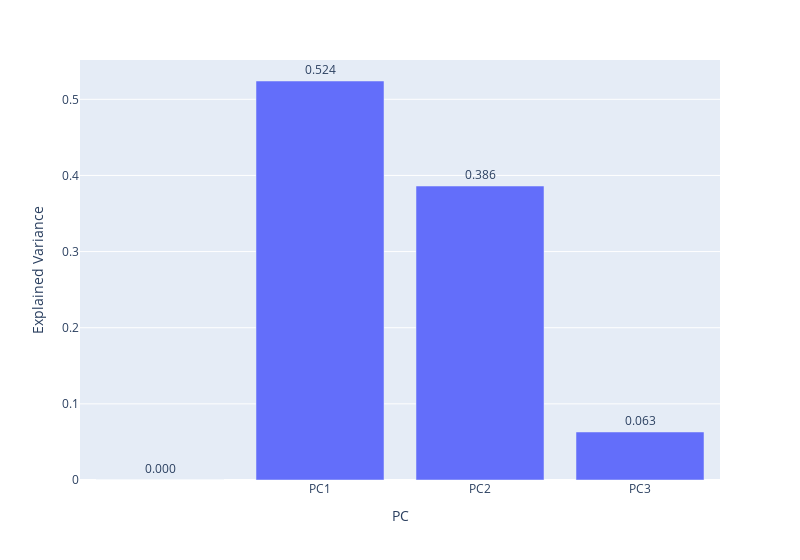

Notebook code for this chart:
### Code cell
fig.update_traces(texttemplate='%{text:.3f}', textposition='outside') # limit decimal cases and text outside the bar
fig.show() #explained variance

### Figure 1 — Plotly figure (JSON) as saved in the notebook; plotly's stock layout.template omitted (floating-point values rounded to 4 significant figures)
{"data": [{"alignmentgroup": "True", "hovertemplate": "PC=%{x}<br>Explained Variance=%{text}<extra></extra>", "legendgroup": "", "marker": {"color": "#636efa", "pattern": {"shape": ""}}, "name": "", "offsetgroup": "", "orientation": "v", "showlegend": false, "text": [0, 0.524, 0.3861, 0.06305], "textposition": "outside", "texttemplate": "%{text:.3f}", "type": "bar", "x": ["", "PC1", "PC2", "PC3"], "xaxis": "x", "y": [0, 0.524, 0.3861, 0.06305], "yaxis": "y"}], "layout": {"barmode": "relative", "legend": {"tracegroupgap": 0}, "margin": {"t": 60}, "width": 800, "xaxis": {"anchor": "y", "domain": [0, 1], "title": {"text": "PC"}}, "yaxis": {"anchor": "x", "domain": [0, 1], "title": {"text": "Explained Variance"}}}}
